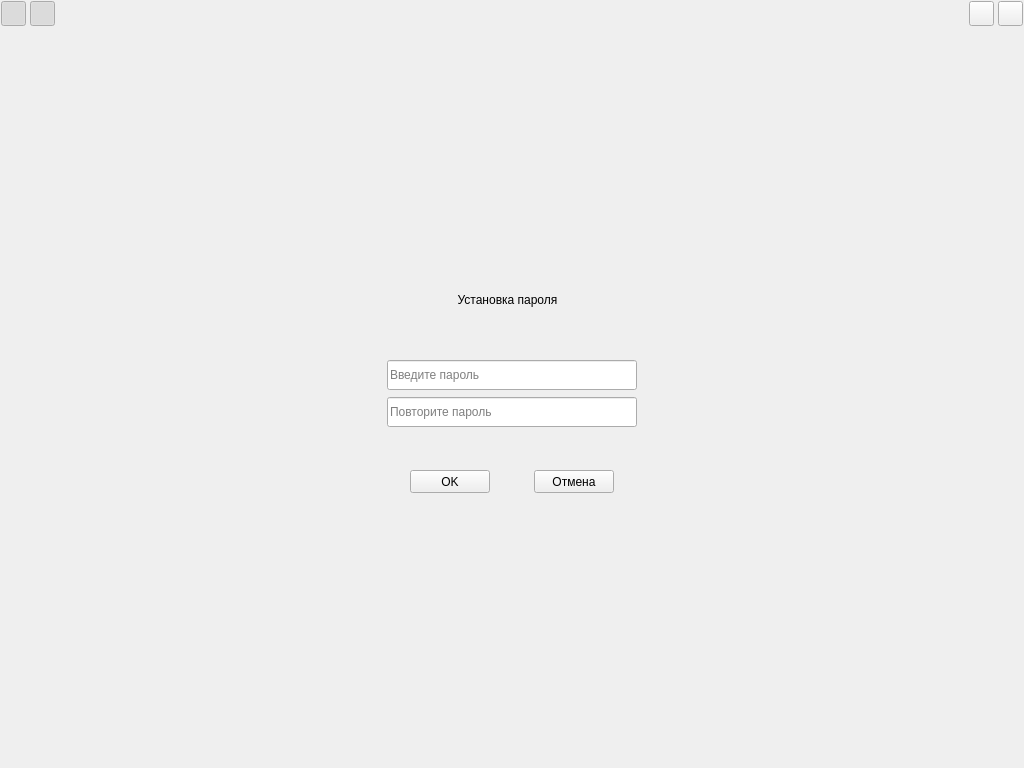
<?xml version="1.0" encoding="UTF-8"?>
<ui version="4.0">
 <class>MainWindow</class>
 <widget class="QMainWindow" name="MainWindow">
  <property name="enabled">
   <bool>true</bool>
  </property>
  <property name="geometry">
   <rect>
    <x>0</x>
    <y>0</y>
    <width>1024</width>
    <height>768</height>
   </rect>
  </property>
  <property name="windowTitle">
   <string notr="true">TaskManager</string>
  </property>
  <widget class="QWidget" name="centralwidget">
   <property name="class" stdset="0">
    <string>mainPlane</string>
   </property>
   <widget class="QWidget" name="plane" native="true">
    <property name="geometry">
     <rect>
      <x>200</x>
      <y>200</y>
      <width>624</width>
      <height>368</height>
     </rect>
    </property>
    <property name="class" stdset="0">
     <string>plane</string>
    </property>
    <widget class="QLabel" name="headerText">
     <property name="geometry">
      <rect>
       <x>80</x>
       <y>80</y>
       <width>455</width>
       <height>40</height>
      </rect>
     </property>
     <property name="layoutDirection">
      <enum>Qt::LeftToRight</enum>
     </property>
     <property name="text">
      <string>Установка пароля</string>
     </property>
     <property name="alignment">
      <set>Qt::AlignCenter</set>
     </property>
     <property name="class" stdset="0">
      <string>smallheaderText</string>
     </property>
    </widget>
    <widget class="QLineEdit" name="passInput">
     <property name="geometry">
      <rect>
       <x>187</x>
       <y>160</y>
       <width>250</width>
       <height>30</height>
      </rect>
     </property>
     <property name="cursor">
      <cursorShape>IBeamCursor</cursorShape>
     </property>
     <property name="contextMenuPolicy">
      <enum>Qt::ActionsContextMenu</enum>
     </property>
     <property name="acceptDrops">
      <bool>false</bool>
     </property>
     <property name="text">
      <string/>
     </property>
     <property name="echoMode">
      <enum>QLineEdit::Password</enum>
     </property>
     <property name="alignment">
      <set>Qt::AlignLeading|Qt::AlignLeft|Qt::AlignVCenter</set>
     </property>
     <property name="placeholderText">
      <string>Введите пароль</string>
     </property>
     <property name="cursorMoveStyle">
      <enum>Qt::LogicalMoveStyle</enum>
     </property>
     <property name="clearButtonEnabled">
      <bool>true</bool>
     </property>
     <property name="class" stdset="0">
      <string>textInput</string>
     </property>
    </widget>
    <widget class="QLineEdit" name="passInput_valid">
     <property name="geometry">
      <rect>
       <x>187</x>
       <y>197</y>
       <width>250</width>
       <height>30</height>
      </rect>
     </property>
     <property name="cursor">
      <cursorShape>IBeamCursor</cursorShape>
     </property>
     <property name="contextMenuPolicy">
      <enum>Qt::ActionsContextMenu</enum>
     </property>
     <property name="acceptDrops">
      <bool>false</bool>
     </property>
     <property name="text">
      <string/>
     </property>
     <property name="echoMode">
      <enum>QLineEdit::Password</enum>
     </property>
     <property name="alignment">
      <set>Qt::AlignLeading|Qt::AlignLeft|Qt::AlignVCenter</set>
     </property>
     <property name="placeholderText">
      <string>Повторите пароль</string>
     </property>
     <property name="cursorMoveStyle">
      <enum>Qt::LogicalMoveStyle</enum>
     </property>
     <property name="clearButtonEnabled">
      <bool>true</bool>
     </property>
     <property name="class" stdset="0">
      <string>textInput</string>
     </property>
    </widget>
    <widget class="QPushButton" name="okButton">
     <property name="geometry">
      <rect>
       <x>210</x>
       <y>270</y>
       <width>80</width>
       <height>23</height>
      </rect>
     </property>
     <property name="cursor">
      <cursorShape>PointingHandCursor</cursorShape>
     </property>
     <property name="text">
      <string>OK</string>
     </property>
     <property name="class" stdset="0">
      <string>whiteButton</string>
     </property>
    </widget>
    <widget class="QPushButton" name="cancelButton">
     <property name="geometry">
      <rect>
       <x>334</x>
       <y>270</y>
       <width>80</width>
       <height>23</height>
      </rect>
     </property>
     <property name="cursor">
      <cursorShape>PointingHandCursor</cursorShape>
     </property>
     <property name="text">
      <string>Отмена</string>
     </property>
     <property name="class" stdset="0">
      <string>redButton</string>
     </property>
    </widget>
   </widget>
   <widget class="QPushButton" name="themeButton">
    <property name="enabled">
     <bool>true</bool>
    </property>
    <property name="geometry">
     <rect>
      <x>30</x>
      <y>1</y>
      <width>25</width>
      <height>25</height>
     </rect>
    </property>
    <property name="cursor">
     <cursorShape>PointingHandCursor</cursorShape>
    </property>
    <property name="focusPolicy">
     <enum>Qt::ClickFocus</enum>
    </property>
    <property name="contextMenuPolicy">
     <enum>Qt::NoContextMenu</enum>
    </property>
    <property name="text">
     <string/>
    </property>
    <property name="icon">
     <iconset>
      <normaloff>../icons/dark_theme.png</normaloff>../icons/dark_theme.png</iconset>
    </property>
    <property name="iconSize">
     <size>
      <width>25</width>
      <height>25</height>
     </size>
    </property>
    <property name="checkable">
     <bool>true</bool>
    </property>
    <property name="checked">
     <bool>true</bool>
    </property>
    <property name="class" stdset="0">
     <string>iconButton</string>
    </property>
   </widget>
   <widget class="QPushButton" name="pinButton">
    <property name="enabled">
     <bool>true</bool>
    </property>
    <property name="geometry">
     <rect>
      <x>1</x>
      <y>1</y>
      <width>25</width>
      <height>25</height>
     </rect>
    </property>
    <property name="cursor">
     <cursorShape>PointingHandCursor</cursorShape>
    </property>
    <property name="focusPolicy">
     <enum>Qt::ClickFocus</enum>
    </property>
    <property name="contextMenuPolicy">
     <enum>Qt::NoContextMenu</enum>
    </property>
    <property name="text">
     <string/>
    </property>
    <property name="icon">
     <iconset>
      <normaloff>../icons/pin_icon.png</normaloff>
      <activeoff>../icons/pin_icon_active.png</activeoff>../icons/pin_icon.png</iconset>
    </property>
    <property name="iconSize">
     <size>
      <width>25</width>
      <height>25</height>
     </size>
    </property>
    <property name="checkable">
     <bool>true</bool>
    </property>
    <property name="checked">
     <bool>true</bool>
    </property>
    <property name="class" stdset="0">
     <string>iconButton</string>
    </property>
   </widget>
   <widget class="QPushButton" name="exitButton">
    <property name="geometry">
     <rect>
      <x>998</x>
      <y>1</y>
      <width>25</width>
      <height>25</height>
     </rect>
    </property>
    <property name="cursor">
     <cursorShape>PointingHandCursor</cursorShape>
    </property>
    <property name="focusPolicy">
     <enum>Qt::ClickFocus</enum>
    </property>
    <property name="text">
     <string/>
    </property>
    <property name="icon">
     <iconset>
      <normaloff>../icons/exit_icon.png</normaloff>
      <activeoff>../icons/exit_icon_hover.png</activeoff>../icons/exit_icon.png</iconset>
    </property>
    <property name="iconSize">
     <size>
      <width>25</width>
      <height>25</height>
     </size>
    </property>
    <property name="checkable">
     <bool>false</bool>
    </property>
    <property name="class" stdset="0">
     <string>iconButton</string>
    </property>
   </widget>
   <widget class="QPushButton" name="minButton">
    <property name="geometry">
     <rect>
      <x>969</x>
      <y>1</y>
      <width>25</width>
      <height>25</height>
     </rect>
    </property>
    <property name="cursor">
     <cursorShape>PointingHandCursor</cursorShape>
    </property>
    <property name="inputMethodHints">
     <set>Qt::ImhHiddenText</set>
    </property>
    <property name="text">
     <string/>
    </property>
    <property name="icon">
     <iconset>
      <normaloff>../icons/minimize_icon.png</normaloff>
      <activeoff>../icons/minimize_icon_active.png</activeoff>../icons/minimize_icon.png</iconset>
    </property>
    <property name="iconSize">
     <size>
      <width>25</width>
      <height>25</height>
     </size>
    </property>
    <property name="checkable">
     <bool>false</bool>
    </property>
    <property name="flat">
     <bool>false</bool>
    </property>
    <property name="class" stdset="0">
     <string>iconButton</string>
    </property>
   </widget>
  </widget>
 </widget>
 <resources/>
 <connections/>
</ui>
